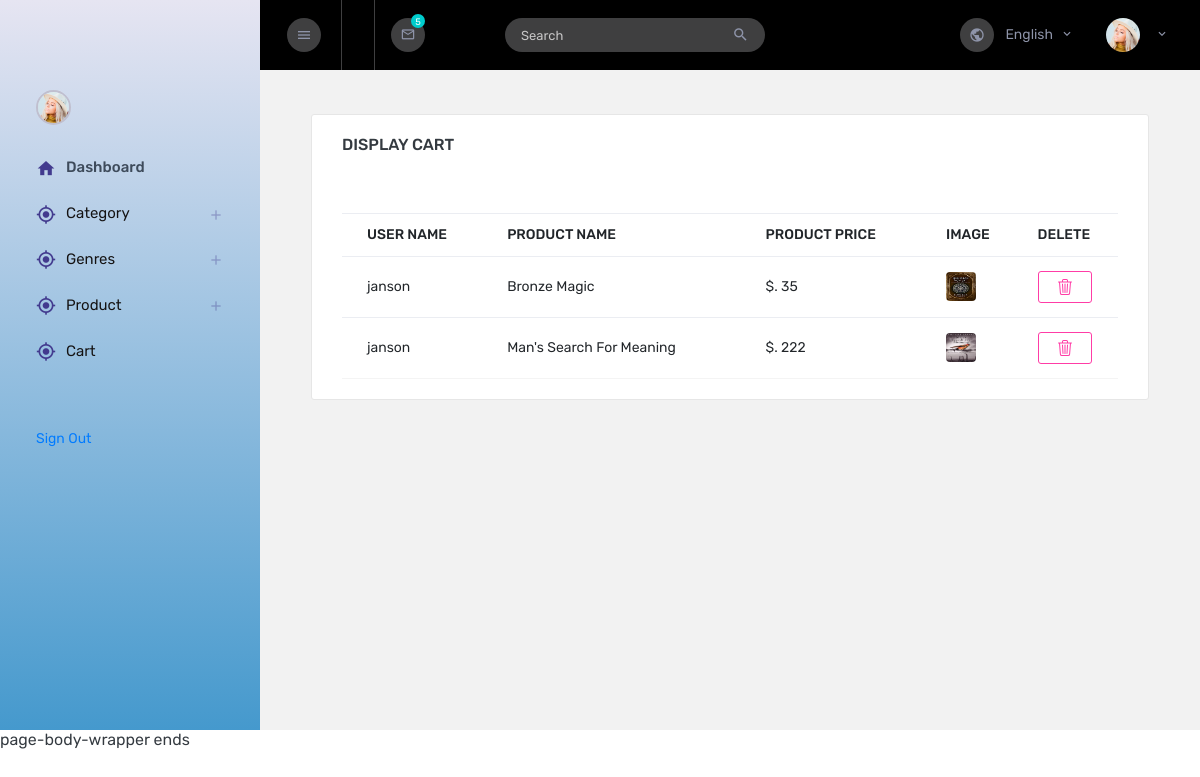
The page /bookapp/cartdisplay/ on the database its author committed.
### userapp/models.py (models this page shows)
class carttdb(models.Model):
    user = models.CharField(max_length=30, null=True, blank=True)
    productname = models.CharField(max_length=30, null=True, blank=True)
    productprice = models.CharField(max_length=100, null=True, blank=True)
    productlanguage = models.CharField(max_length=100, null=True, blank=True)
    pdf=models.FileField(upload_to="document",null=True,blank=True)
    productimagee=models.ImageField(upload_to="profile",null=True,blank=True)

### bookapp/views.py (the view)
# urls.py: path('cartdisplay/', views.cartdisplay, name="cartdisplay"),
def cartdisplay(request):
    cart=carttdb.objects.all()
    return render(request,"8cart.html",{"cart":cart})

### bookapp/templates/8cart.html (shortened to what this page needs)
<!DOCTYPE html>
{% extends 'homepage.html' %}
{% block content %}
<html lang="en">
<head>
</head>
<body>
<div class="col-lg-12 grid-margin stretch-card" style="width:2100px">
                <div class="card">
                  <div class="card-body">
                    <h4 class="card-title">DISPLAY CART</h4>
                    <p class="card-description"> <code></code>
                    </p>
                    <div class="table-responsive">
                      <table class="table table-hover">
                        <thead>
                          <tr>
                            <th>USER NAME</th>
                            <th>PRODUCT NAME</th>
                            <th>PRODUCT PRICE</th>
                            <th>IMAGE</th>
                            <th>DELETE</th>
                          </tr>
                        </thead>
                        {% for i in cart %}
                        <tr>
                          <td>{{i.user}}</td>
                          <td>{{i.productname}}</td>
                          <td>$. {{i.productprice}}</td>
                          <td><img src="{{i.productimagee.url}}"></td>
                            <td>
                          <form action="{% url 'deletecart' dataid=i.id %}">
                            <button type="submit" class="btn btn-outline-danger">
              </button>
                          </form>
                          </td>
                        </tr>
                        {% endfor %}
                      </table>
                    </div>
                  </div>
                </div>
              </div>
</body>
</html>
{% endblock %}

### rows shown on the page
carttdb: user "janson", productname "Bronze Magic", productprice "35", productimagee (picture)
carttdb: user "janson", productname "Man's Search For Meaning", productprice "222", productimagee (picture)
